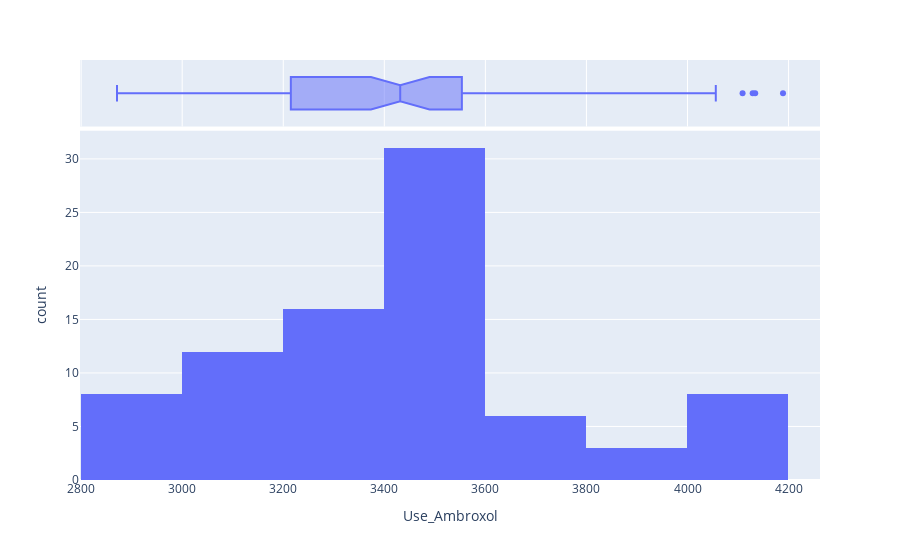

Notebook cell for this chart:
### Code cell
plot = px.histogram(df, x=df.Use_Ambroxol, marginal='box')
plot.show()

### Figure 1 — Plotly figure (JSON) as saved in the notebook; plotly's stock layout.template omitted (floating-point values rounded to 4 significant figures)
{"data": [{"alignmentgroup": "True", "bingroup": "x", "hovertemplate": "Use_Ambroxol=%{x}<br>count=%{y}<extra></extra>", "legendgroup": "", "marker": {"color": "#636efa", "pattern": {"shape": ""}}, "name": "", "offsetgroup": "", "orientation": "v", "showlegend": false, "type": "histogram", "x": [3342, 3823, 3456, 4129, 2998, 3451, 3234, 4056, 2891, 3457, 3451, 3256, 3412, 3567, 3405, 3341, 4023, 3478, 3921, 3221, 3274, 4109, 3145, 2871, 3670, 3443, 2996, 3211, 3042, 3425, 3562, 3189, 3124, 3545, 3012, 4049, 2981, 3356, 3219, 3451, 3532, 3467, 3298, 4012, 3451, 3512, 3438, 3415, 3245, 3127, 3423, 3469, 3248, 4189, 2903, 3016, 2996, 3011, 3762, 3402, 3478, 3034, 3323, 3456, 3189, 2999, 3123, 3489, 3978, 4134, 3732, 3796, 3369, 3587, 3489, 3159, 3564, 3304, 3447, 3714, 3484, 3219, 3767, 3472], "xaxis": "x", "yaxis": "y"}, {"alignmentgroup": "True", "hovertemplate": "Use_Ambroxol=%{x}<extra></extra>", "legendgroup": "", "marker": {"color": "#636efa"}, "name": "", "notched": true, "offsetgroup": "", "showlegend": false, "type": "box", "x": [3342, 3823, 3456, 4129, 2998, 3451, 3234, 4056, 2891, 3457, 3451, 3256, 3412, 3567, 3405, 3341, 4023, 3478, 3921, 3221, 3274, 4109, 3145, 2871, 3670, 3443, 2996, 3211, 3042, 3425, 3562, 3189, 3124, 3545, 3012, 4049, 2981, 3356, 3219, 3451, 3532, 3467, 3298, 4012, 3451, 3512, 3438, 3415, 3245, 3127, 3423, 3469, 3248, 4189, 2903, 3016, 2996, 3011, 3762, 3402, 3478, 3034, 3323, 3456, 3189, 2999, 3123, 3489, 3978, 4134, 3732, 3796, 3369, 3587, 3489, 3159, 3564, 3304, 3447, 3714, 3484, 3219, 3767, 3472], "xaxis": "x2", "yaxis": "y2"}], "layout": {"barmode": "relative", "legend": {"tracegroupgap": 0}, "margin": {"t": 60}, "xaxis": {"anchor": "y", "domain": [0, 1], "title": {"text": "Use_Ambroxol"}}, "xaxis2": {"anchor": "y2", "domain": [0, 1], "matches": "x", "showgrid": true, "showticklabels": false}, "yaxis": {"anchor": "x", "domain": [0, 0.8316], "title": {"text": "count"}}, "yaxis2": {"anchor": "x2", "domain": [0.8416, 1], "matches": "y2", "showgrid": false, "showline": false, "showticklabels": false, "ticks": ""}}}
